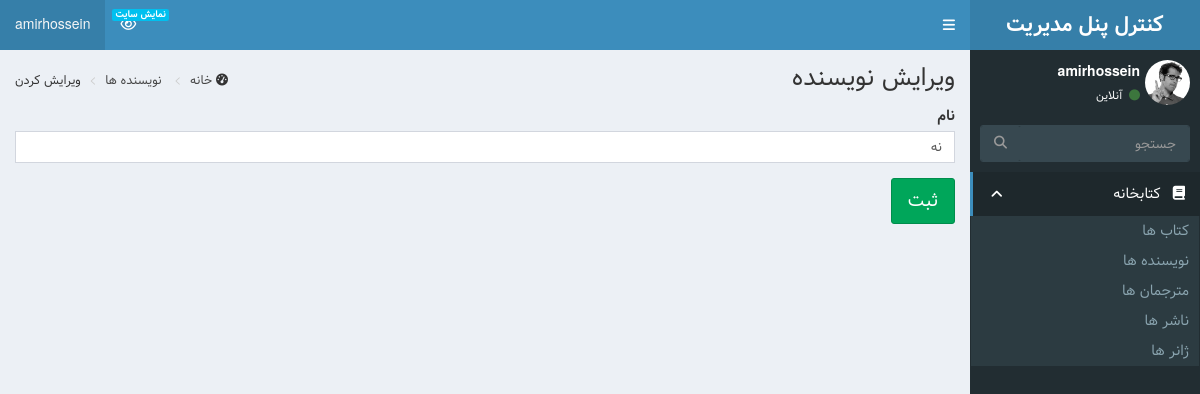
Page /admin_panel/authors/2/update/ (signed in) on the earlier database version.
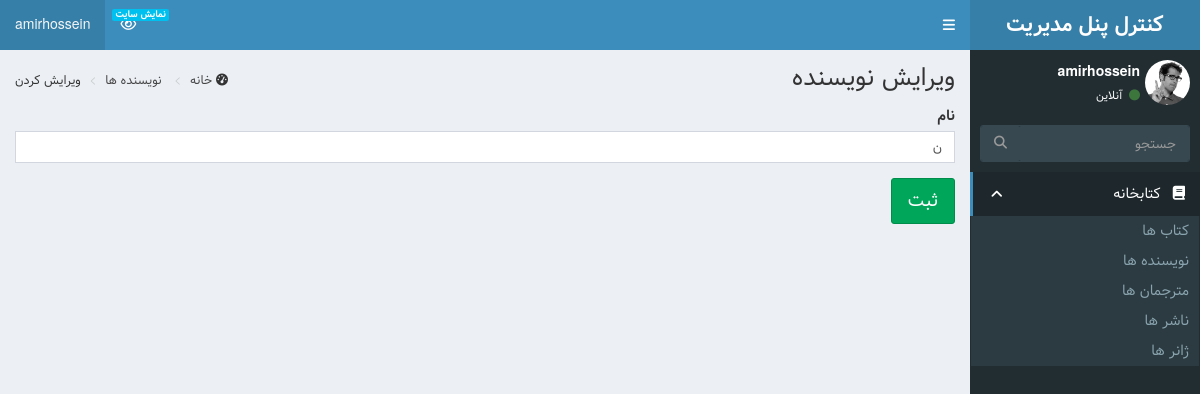
Same page on the later database version.
### library/models.py (models this page shows, shortened)
class Authors(models.Model):
    name = models.CharField(max_length=50, verbose_name="نام")
    slug = models.SlugField(allow_unicode=True, unique=True, editable=False)

### admin_panel/views.py (the view)
class UpdateAuthorView(PermissionRequiredMixin, UpdateView):
    permission_required = "library.action_all"
    model = models.Authors
    template_name = "admin_panel/authors/author_update.html"
    fields = "__all__"
    success_url = reverse_lazy("authors_admin")

### admin_panel/templates/admin_panel/authors/author_update.html (shortened to what this page needs)
{% extends 'admin_panel/base.html' %}
{% load widget_tweaks %}
{% block content %}
<section class="content-header">
    <h1>
        ویرایش نویسنده
    </h1>
    <ol class="breadcrumb">
        <li><i class="fa fa-dashboard"></i> <a href="{% url 'admin' %}"> خانه </a></li>
        <li> <a href="{%url 'authors_admin' %}">نویسنده ها</a></li>
        <li>ویرایش کردن</li>
    </ol>
</section>
<section class="content">
    <form action="{% url 'author_update' object.pk %}" method="post" enctype="multipart/form-data">
        {%for field in form %}
        <div class="form-group">
            <label for="id_{{ field.name }}">{{ field.label }}</label>
            {% render_field field class+="form-control" %}
        </div>
        {%endfor%}
        <button type="submit" class="btn btn-success btn-lg">
            ثبت
        </button>
    </form>
</section>
{% endblock %}

Differences in the rows shown:
changed Authors: name "نه" → "ن"
